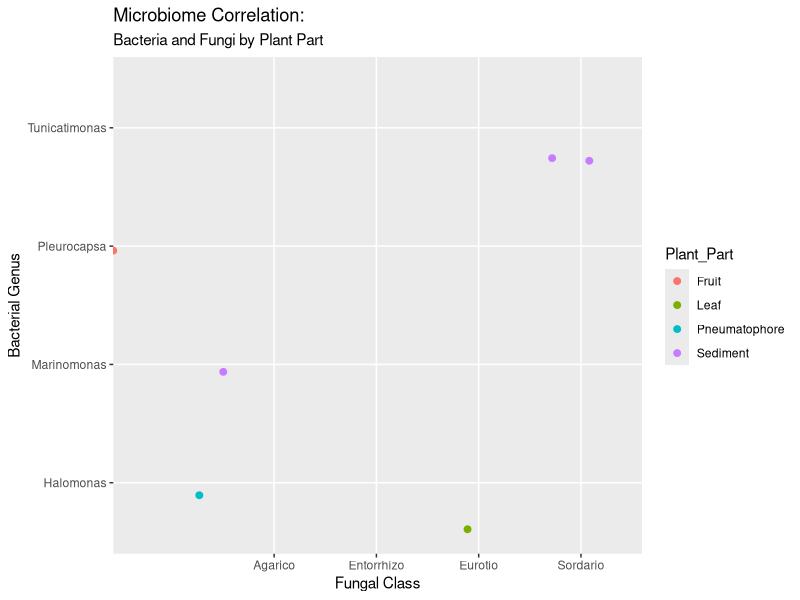

The R source for this figure: (Note: this script raises an error after producing the figure.)
library(tidyverse)

F_Class <- c("Agarico", "Entorrhizo", "Eurotio", "Sordario", "Entorrhizo", "Sordario")
B_Genus <- c("Pleurocapsa", "Marinomonas", "Halomonas", "Tunicatimonas", "Halomonas", "Tunicatimonas")
Plant_Part <- c("Fruit", "Sediment", "Leaf", "Sediment", "Pneumatophore", "Sediment")

fakdat <- data.frame(cbind(F_Class, B_Genus, Plant_Part))

g <- ggplot(data = fakdat, aes(x=F_Class, y=B_Genus, color=Plant_Part))
g + geom_jitter(width = 2, size = 2) +
  labs(subtitle="Bacteria and Fungi by Plant Part",
       x="Fungal Class",
       y="Bacterial Genus",
       title="Microbiome Correlation:")

write.csv(fakdat, "/Users/mac/Desktop/Data_Course_HICKMAN/Assignment_4/fake_data.csv", row.names = FALSE)

